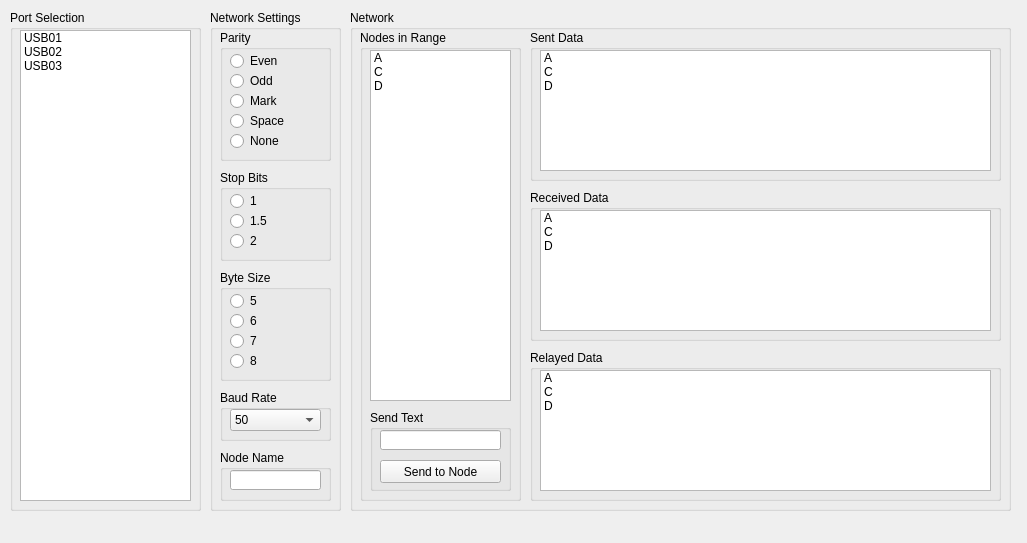
<?xml version="1.0" encoding="UTF-8"?>
<ui version="4.0">
 <class>MainWindow</class>
 <widget class="QMainWindow" name="MainWindow">
  <property name="geometry">
   <rect>
    <x>0</x>
    <y>0</y>
    <width>1027</width>
    <height>543</height>
   </rect>
  </property>
  <property name="windowTitle">
   <string>Network Testing Application</string>
  </property>
  <widget class="QWidget" name="centralwidget">
   <widget class="QGroupBox" name="groupBox">
    <property name="geometry">
     <rect>
      <x>10</x>
      <y>10</y>
      <width>191</width>
      <height>501</height>
     </rect>
    </property>
    <property name="title">
     <string>Port Selection</string>
    </property>
    <widget class="QListWidget" name="listPorts">
     <property name="geometry">
      <rect>
       <x>10</x>
       <y>20</y>
       <width>171</width>
       <height>471</height>
      </rect>
     </property>
     <item>
      <property name="text">
       <string>USB01</string>
      </property>
     </item>
     <item>
      <property name="text">
       <string>USB02</string>
      </property>
     </item>
     <item>
      <property name="text">
       <string>USB03</string>
      </property>
     </item>
    </widget>
   </widget>
   <widget class="QGroupBox" name="groupBox_2">
    <property name="geometry">
     <rect>
      <x>210</x>
      <y>10</y>
      <width>131</width>
      <height>501</height>
     </rect>
    </property>
    <property name="title">
     <string>Network Settings</string>
    </property>
    <widget class="QGroupBox" name="groupBox_3">
     <property name="geometry">
      <rect>
       <x>10</x>
       <y>20</y>
       <width>111</width>
       <height>131</height>
      </rect>
     </property>
     <property name="title">
      <string>Parity</string>
     </property>
     <widget class="QRadioButton" name="radioEven">
      <property name="geometry">
       <rect>
        <x>10</x>
        <y>20</y>
        <width>116</width>
        <height>22</height>
       </rect>
      </property>
      <property name="text">
       <string>Even</string>
      </property>
     </widget>
     <widget class="QRadioButton" name="radioOdd">
      <property name="geometry">
       <rect>
        <x>10</x>
        <y>40</y>
        <width>116</width>
        <height>22</height>
       </rect>
      </property>
      <property name="text">
       <string>Odd</string>
      </property>
     </widget>
     <widget class="QRadioButton" name="radioMark">
      <property name="geometry">
       <rect>
        <x>10</x>
        <y>60</y>
        <width>116</width>
        <height>22</height>
       </rect>
      </property>
      <property name="text">
       <string>Mark</string>
      </property>
     </widget>
     <widget class="QRadioButton" name="radioNone">
      <property name="geometry">
       <rect>
        <x>10</x>
        <y>100</y>
        <width>116</width>
        <height>22</height>
       </rect>
      </property>
      <property name="text">
       <string>None</string>
      </property>
     </widget>
     <widget class="QRadioButton" name="radioSpace">
      <property name="geometry">
       <rect>
        <x>10</x>
        <y>80</y>
        <width>116</width>
        <height>22</height>
       </rect>
      </property>
      <property name="text">
       <string>Space</string>
      </property>
     </widget>
    </widget>
    <widget class="QGroupBox" name="groupBox_4">
     <property name="geometry">
      <rect>
       <x>10</x>
       <y>160</y>
       <width>111</width>
       <height>91</height>
      </rect>
     </property>
     <property name="title">
      <string>Stop Bits</string>
     </property>
     <widget class="QRadioButton" name="radio1">
      <property name="geometry">
       <rect>
        <x>10</x>
        <y>20</y>
        <width>116</width>
        <height>22</height>
       </rect>
      </property>
      <property name="text">
       <string>1</string>
      </property>
     </widget>
     <widget class="QRadioButton" name="radio15">
      <property name="geometry">
       <rect>
        <x>10</x>
        <y>40</y>
        <width>116</width>
        <height>22</height>
       </rect>
      </property>
      <property name="text">
       <string>1.5</string>
      </property>
     </widget>
     <widget class="QRadioButton" name="radio2">
      <property name="geometry">
       <rect>
        <x>10</x>
        <y>60</y>
        <width>116</width>
        <height>22</height>
       </rect>
      </property>
      <property name="text">
       <string>2</string>
      </property>
     </widget>
    </widget>
    <widget class="QGroupBox" name="groupBox_5">
     <property name="geometry">
      <rect>
       <x>10</x>
       <y>260</y>
       <width>111</width>
       <height>111</height>
      </rect>
     </property>
     <property name="title">
      <string>Byte Size</string>
     </property>
     <widget class="QRadioButton" name="radio5">
      <property name="geometry">
       <rect>
        <x>10</x>
        <y>20</y>
        <width>116</width>
        <height>22</height>
       </rect>
      </property>
      <property name="text">
       <string>5</string>
      </property>
     </widget>
     <widget class="QRadioButton" name="radio6">
      <property name="geometry">
       <rect>
        <x>10</x>
        <y>40</y>
        <width>116</width>
        <height>22</height>
       </rect>
      </property>
      <property name="text">
       <string>6</string>
      </property>
     </widget>
     <widget class="QRadioButton" name="radio7">
      <property name="geometry">
       <rect>
        <x>10</x>
        <y>60</y>
        <width>116</width>
        <height>22</height>
       </rect>
      </property>
      <property name="text">
       <string>7</string>
      </property>
     </widget>
     <widget class="QRadioButton" name="radio8">
      <property name="geometry">
       <rect>
        <x>10</x>
        <y>80</y>
        <width>116</width>
        <height>22</height>
       </rect>
      </property>
      <property name="text">
       <string>8</string>
      </property>
     </widget>
    </widget>
    <widget class="QGroupBox" name="groupBox_8">
     <property name="geometry">
      <rect>
       <x>10</x>
       <y>380</y>
       <width>111</width>
       <height>51</height>
      </rect>
     </property>
     <property name="title">
      <string>Baud Rate</string>
     </property>
     <widget class="QComboBox" name="comboBaudRate">
      <property name="geometry">
       <rect>
        <x>10</x>
        <y>19</y>
        <width>91</width>
        <height>22</height>
       </rect>
      </property>
      <property name="currentIndex">
       <number>0</number>
      </property>
      <item>
       <property name="text">
        <string>50</string>
       </property>
      </item>
      <item>
       <property name="text">
        <string>75</string>
       </property>
      </item>
      <item>
       <property name="text">
        <string>110</string>
       </property>
      </item>
      <item>
       <property name="text">
        <string>134</string>
       </property>
      </item>
      <item>
       <property name="text">
        <string>150</string>
       </property>
      </item>
      <item>
       <property name="text">
        <string>200</string>
       </property>
      </item>
      <item>
       <property name="text">
        <string>300</string>
       </property>
      </item>
      <item>
       <property name="text">
        <string>600</string>
       </property>
      </item>
      <item>
       <property name="text">
        <string>1200</string>
       </property>
      </item>
      <item>
       <property name="text">
        <string>1800</string>
       </property>
      </item>
      <item>
       <property name="text">
        <string>2400</string>
       </property>
      </item>
      <item>
       <property name="text">
        <string>4800</string>
       </property>
      </item>
      <item>
       <property name="text">
        <string>9600</string>
       </property>
      </item>
      <item>
       <property name="text">
        <string>19200</string>
       </property>
      </item>
      <item>
       <property name="text">
        <string>38400</string>
       </property>
      </item>
      <item>
       <property name="text">
        <string>57600</string>
       </property>
      </item>
      <item>
       <property name="text">
        <string>115200</string>
       </property>
      </item>
     </widget>
    </widget>
    <widget class="QGroupBox" name="groupBox_10">
     <property name="geometry">
      <rect>
       <x>10</x>
       <y>440</y>
       <width>111</width>
       <height>51</height>
      </rect>
     </property>
     <property name="title">
      <string>Node Name</string>
     </property>
     <widget class="QLineEdit" name="textName">
      <property name="geometry">
       <rect>
        <x>10</x>
        <y>20</y>
        <width>91</width>
        <height>20</height>
       </rect>
      </property>
     </widget>
    </widget>
   </widget>
   <widget class="QGroupBox" name="groupBox_6">
    <property name="geometry">
     <rect>
      <x>350</x>
      <y>10</y>
      <width>661</width>
      <height>501</height>
     </rect>
    </property>
    <property name="title">
     <string>Network</string>
    </property>
    <widget class="QGroupBox" name="groupBox_7">
     <property name="geometry">
      <rect>
       <x>10</x>
       <y>20</y>
       <width>161</width>
       <height>471</height>
      </rect>
     </property>
     <property name="title">
      <string>Nodes in Range</string>
     </property>
     <widget class="QListWidget" name="listNodes">
      <property name="geometry">
       <rect>
        <x>10</x>
        <y>20</y>
        <width>141</width>
        <height>351</height>
       </rect>
      </property>
      <item>
       <property name="text">
        <string>A</string>
       </property>
      </item>
      <item>
       <property name="text">
        <string>C</string>
       </property>
      </item>
      <item>
       <property name="text">
        <string>D</string>
       </property>
      </item>
     </widget>
     <widget class="QGroupBox" name="groupBox_9">
      <property name="geometry">
       <rect>
        <x>10</x>
        <y>380</y>
        <width>141</width>
        <height>81</height>
       </rect>
      </property>
      <property name="title">
       <string>Send Text</string>
      </property>
      <widget class="QLineEdit" name="textSend">
       <property name="geometry">
        <rect>
         <x>10</x>
         <y>20</y>
         <width>121</width>
         <height>20</height>
        </rect>
       </property>
      </widget>
      <widget class="QPushButton" name="btnSend">
       <property name="geometry">
        <rect>
         <x>10</x>
         <y>50</y>
         <width>121</width>
         <height>23</height>
        </rect>
       </property>
       <property name="text">
        <string>Send to Node</string>
       </property>
      </widget>
     </widget>
    </widget>
    <widget class="QGroupBox" name="groupBox_11">
     <property name="geometry">
      <rect>
       <x>180</x>
       <y>20</y>
       <width>471</width>
       <height>151</height>
      </rect>
     </property>
     <property name="title">
      <string>Sent Data</string>
     </property>
     <widget class="QListWidget" name="listSentData">
      <property name="geometry">
       <rect>
        <x>10</x>
        <y>20</y>
        <width>451</width>
        <height>121</height>
       </rect>
      </property>
      <property name="wordWrap">
       <bool>true</bool>
      </property>
      <item>
       <property name="text">
        <string>A</string>
       </property>
      </item>
      <item>
       <property name="text">
        <string>C</string>
       </property>
      </item>
      <item>
       <property name="text">
        <string>D</string>
       </property>
      </item>
     </widget>
    </widget>
    <widget class="QGroupBox" name="groupBox_12">
     <property name="geometry">
      <rect>
       <x>180</x>
       <y>180</y>
       <width>471</width>
       <height>151</height>
      </rect>
     </property>
     <property name="title">
      <string>Received Data</string>
     </property>
     <widget class="QListWidget" name="listReceivedData">
      <property name="geometry">
       <rect>
        <x>10</x>
        <y>20</y>
        <width>451</width>
        <height>121</height>
       </rect>
      </property>
      <item>
       <property name="text">
        <string>A</string>
       </property>
      </item>
      <item>
       <property name="text">
        <string>C</string>
       </property>
      </item>
      <item>
       <property name="text">
        <string>D</string>
       </property>
      </item>
     </widget>
    </widget>
    <widget class="QGroupBox" name="groupBox_13">
     <property name="geometry">
      <rect>
       <x>180</x>
       <y>340</y>
       <width>471</width>
       <height>151</height>
      </rect>
     </property>
     <property name="title">
      <string>Relayed Data</string>
     </property>
     <widget class="QListWidget" name="listRelayedData">
      <property name="geometry">
       <rect>
        <x>10</x>
        <y>20</y>
        <width>451</width>
        <height>121</height>
       </rect>
      </property>
      <item>
       <property name="text">
        <string>A</string>
       </property>
      </item>
      <item>
       <property name="text">
        <string>C</string>
       </property>
      </item>
      <item>
       <property name="text">
        <string>D</string>
       </property>
      </item>
     </widget>
    </widget>
   </widget>
  </widget>
  <widget class="QStatusBar" name="statusbar">
   <property name="inputMethodHints">
    <set>Qt::ImhNone</set>
   </property>
   <property name="sizeGripEnabled">
    <bool>false</bool>
   </property>
  </widget>
 </widget>
 <resources/>
 <connections/>
</ui>
